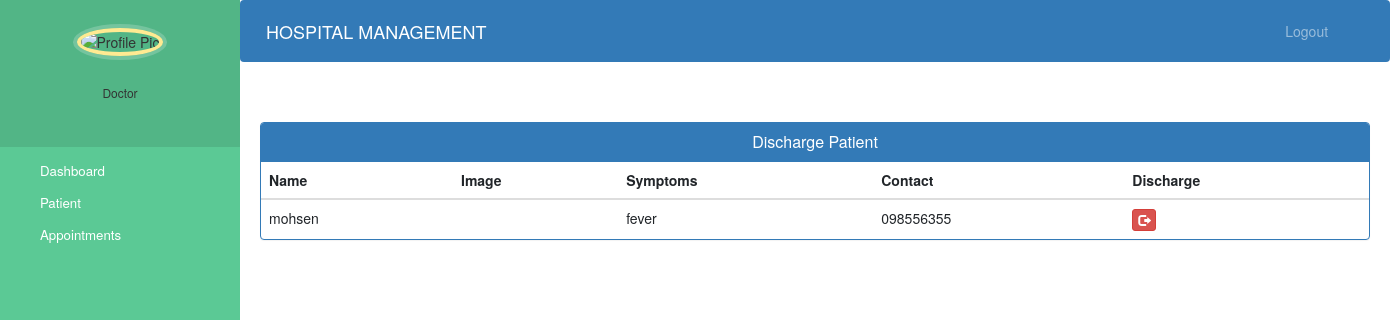
Before: /Django-Hospital/Discharge-patient (signed in) with the older database file.
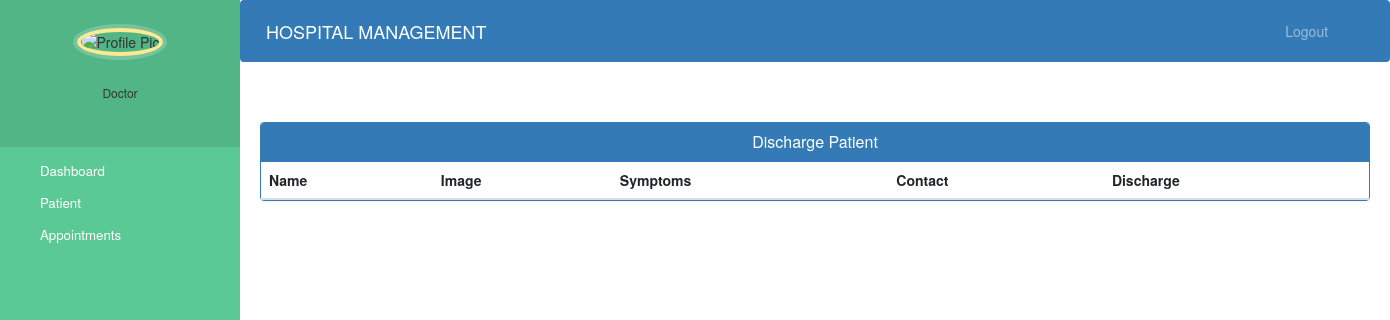
After: the same page with the newer database file.
### hospital/models.py (models this page shows, shortened)
class PatientModel(models.Model):
    patient_name = models.CharField(max_length=255)
    password = models.CharField(max_length=255, default="")
    email = models.EmailField(default="")
    doctor = models.ForeignKey(
        DoctorModel, on_delete=models.CASCADE, default="", null=True)
    profile_pic = models.ImageField(
        upload_to='upload/Patinet_Profile', null=True, blank=True)
    address = models.CharField(max_length=40)
    mobile = models.CharField(max_length=20, null=False)
    symptoms = models.CharField(max_length=100, null=False)
    is_accepted = models.BooleanField(default=False)
    is_discharged = models.BooleanField(default=False)

### hospital/views.py (the view)
# urls.py: path("Discharge-patient", views.Discharging_patint_view,
def Discharging_patint_view(request):
    loged_doctor_id = request.session.get("loged_Doctor_id")
    doctor = get_object_or_404(DoctorModel, id=loged_doctor_id)
    not_discharged_patinet = PatientModel.objects.filter(
        doctor__Doct_name=doctor.Doct_name, doctor__password=doctor.password, is_discharged=False)
    return render(request, "hospital/doctor_discharge_patient.html", {"patients": not_discharged_patinet})

### hospital/templates/hospital/doctor_discharge_patient.html (shortened to what this page needs)
{% extends 'hospital/doctor_base.html' %}
{% block content %}
<head>
  <link href="//netdna.bootstrapcdn.com/bootstrap/3.0.0/css/bootstrap.min.css" rel="stylesheet" id="bootstrap-css">
</head>
<div class="container">
  <div class="panel panel-primary">
    <div class="panel-heading">
      <h6 class="panel-title">Discharge Patient</h6>
    </div>
    <table class="table table-hover" id="dev-table">
      <thead>
        <tr>
          <th>Name</th>
          <th>Image</th>
          <th>Symptoms</th>
          <th>Contact</th>
          <th>Discharge</th>
        </tr>
      </thead>
      {% for p in patients %}
      <tr>
        <td> {{p.patient_name}}</td>
        <td>
        </td>
        <td>{{p.symptoms}}</td>
        <td>{{p.mobile}}</td>
        <td><a class="btn btn-danger btn-xs" href="{% url 'discharge_process' p.id  %}"><span
              class="glyphicon glyphicon-log-out"></span></a></td>
      </tr>
      {% endfor %}
    </table>
  </div>
</div>
{% endblock content %}

Changed rows visible on the page:
no longer on this page (row edited): PatientModel: patient_name "mohsen", symptoms "fever", mobile "098556355"
